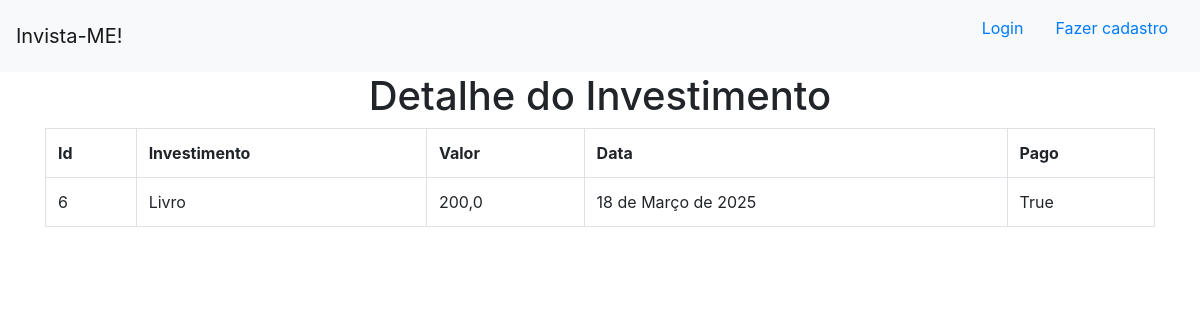
/6/, run on the app's committed database.
### investimentos/models.py (models this page shows)
class Investimento(models.Model):
    investimento = models.TextField(max_length=255)
    valor = models.FloatField()
    pago = models.BooleanField(default=False)
    data = models.DateField(default=datetime.now)

### investimentos/views.py (the view)
# urls.py: path('<int:id_investimento>/', views.detalhe, name='detalhe'),
def detalhe(request, id_investimento):
    dados = {
        'dados': Investimento.objects.get(pk=id_investimento)
    }
    return render(request, 'investimentos/detalhe.html', context=dados)

### investimentos/templates/investimentos/detalhe.html
{% extends 'investimentos/base.html' %}
{% block conteudo %}
<h1 style='text-align: center;'>Detalhe do Investimento</h1>
<div class='container'>
    <table class='table table-hover table-bordered'>
        <tr>
            <th>Id</th>
            <th>Investimento</th>
            <th>Valor</th>
            <th>Data</th>
            <th>Pago</th>
        </tr>
        <tr>
            <td>{{dados.id}}</td>
            <td>{{dados.investimento}}</td>
            <td>{{dados.valor}}</td>
            <td>{{dados.data}}</td>
            <td>{{dados.pago}}</td>
        </tr>
    </table>
</div>
{% endblock %}

### data on the page
Investimento: id "6", investimento "Livro", valor "200,0", data "18 de Março de 2025", pago "True"
